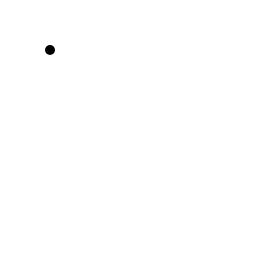
Frame 1 (no input)
Frame 60 (no input): identical to frame 1, image omitted
Frame 120 (the mouse pressed at the canvas centre since frame 60): blank canvas, image omitted

The p5.js sketch that drew this single still picture (run headless with seeded random() and noise() and a simulated clock; from frame 60 on, the mouse is pressed at the canvas centre):

// p5.js sketch
// ── sketch.js
var value = 0;


var myCanvas;


function setup() {
  createCanvas (256,256);
  //myCanvas = createCanvas(100, 100);//
  noStroke();
  fill(237, 34, 93);
}



function draw() {
  background(185,189,50);
  fill(value);
  rect(25, 25, 50, 50);
	
  clear();
 
  var speed = abs(winMouseX - pwinMouseX);

  var speed = abs(winMouseY - pwinMouseY);
  
  ellipse(50, 50, 10 + speed * 5, 10 + speed * 5);
  
  
}




function mousePressed() {
  if (value === 0) {
    value = 255;
  } else {
    value = 0;
  }
}
